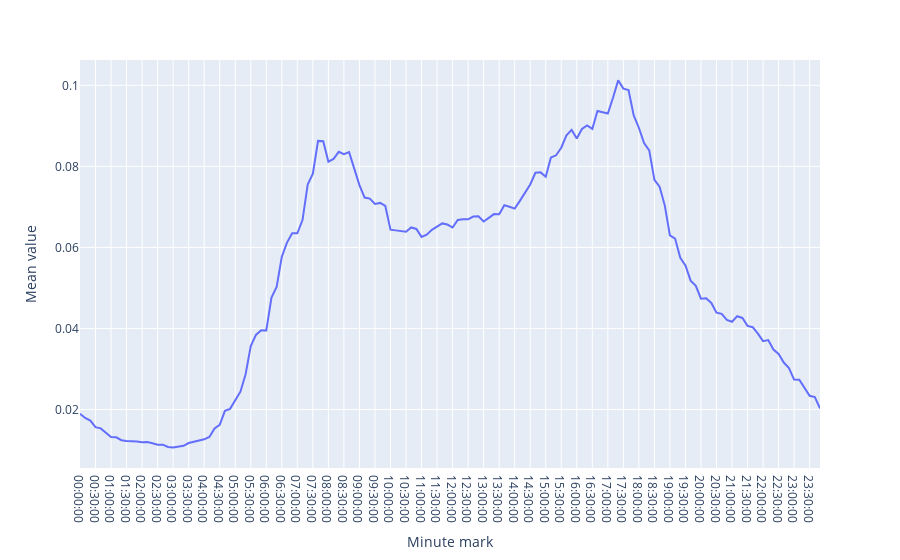

Source (notebook cell):
### Code cell
fig = px.line(mean_10th_minute, x='Minute mark', y='Mean value')
fig.show()

### Figure 1 — Plotly figure (JSON) as saved in the notebook; plotly's stock layout.template omitted (floating-point values rounded to 4 significant figures; data arrays with more than 128 entries replaced by an {"elided": "..."} marker saying what was removed)
{"data": [{"hovertemplate": "Minute mark=%{x}<br>Mean value=%{y}<extra></extra>", "legendgroup": "", "line": {"color": "#636efa", "dash": "solid"}, "marker": {"symbol": "circle"}, "mode": "lines", "name": "", "orientation": "v", "showlegend": false, "type": "scatter", "x": {"elided": "144 str values"}, "xaxis": "x", "y": {"elided": "144 float values"}, "yaxis": "y"}], "layout": {"legend": {"tracegroupgap": 0}, "margin": {"t": 60}, "xaxis": {"anchor": "y", "domain": [0, 1], "title": {"text": "Minute mark"}}, "yaxis": {"anchor": "x", "domain": [0, 1], "title": {"text": "Mean value"}}}}
